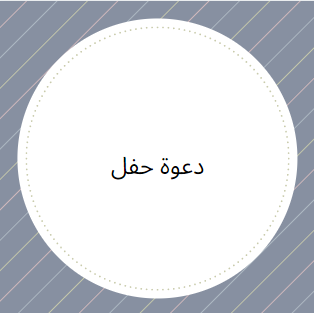
#> input picture Traitement d'images_Reconnaissance_Des _Lettres_Arabes/Reconnaissance_Des _Lettres_Arabes/src/test/Z.PNG, 314 x 313 px
$ python -i feature_extraction.py   (imports and definitions only)
#> lines starting #> are read from the running program, lines starting #| are printed output that depends on the picture
#> further down, picture is the input picture: shape (313, 314, 3); mean B, G, R 219.4, 213.5, 210.4
import numpy as np
import cv2 as cv
import matplotlib.pyplot as plt
from preprocessing import binary_otsus, deskew
from utilities import *
import pandas as pd
import numpy as np
import matplotlib.pyplot as plt
from PIL import Image
import glob
import os
import os.path
from sklearn.model_selection import train_test_split
from sklearn.svm import SVC
from sklearn.metrics import classification_report, confusion_matrix
import warnings

#%matplotlib inline
# [115 lines left out: functions whiteBlackRatio, blackPixelsCount, horizontalTransitions, verticalTransitions, histogramAndCenterOfMass, getFeatures, not called in this run]
def get_immediate_subdirectories(a_dir):
    return [name for name in os.listdir(a_dir)
        if os.path.isdir(os.path.join(a_dir, name))]
# [24 lines left out: functions getListOfFiles, trainAndClassify, not called in this run]

def removeMargins(img):
    th, threshed = cv.threshold(img, 245, 255, cv.THRESH_BINARY_INV)
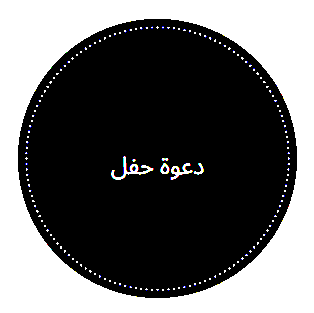
#> threshed: shape (313, 314, 3); mean B, G, R 99.4, 99.1, 99.1
    ## (2) Morph-op to remove noise
    kernel = cv.getStructuringElement(cv.MORPH_ELLIPSE, (11,11))
    morphed = cv.morphologyEx(threshed, cv.MORPH_CLOSE, kernel)
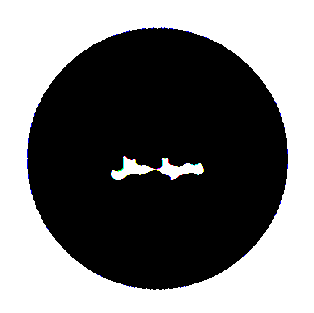
#> morphed: shape (313, 314, 3); mean B, G, R 118.8, 118.5, 118.5
    ## (3) Find the max-area contour
#> (the run stopped early here; a loop or call above may not have finished)
